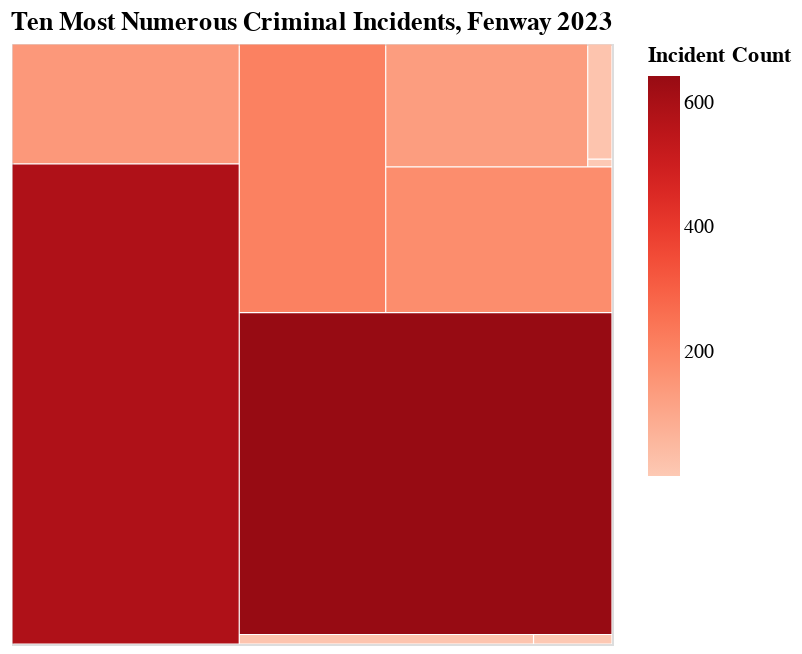

The notebook cell saved with this chart:
### Markdown cell above
### Fenway

### Code cell
fenway_treemap = alt.Chart(fen_output_json).mark_rect().encode(
    x=alt.X('x:Q', axis=None),
    x2='x2:Q',
    y=alt.Y('y:Q', axis=None),
    y2='y2:Q',
    color=alt.Color('Incident Count:Q', scale=alt.Scale(scheme="reds")),
    tooltip=['Category:N', 'Incident Count:Q']
).properties(
    title='Ten Most Numerous Criminal Incidents, Fenway 2023',
    width=300,
    height=300
)

fenway_treemap.save('treemap_fenway.html')
fenway_treemap

### Figure 1 — Vega-Lite specification as saved in the notebook (floating-point values rounded to 4 significant figures)
{"config": {"view": {"continuousWidth": 400, "continuousHeight": 300}}, "data": {"name": "data-841cc55b700c62a54602513742d6e032"}, "mark": "rect", "encoding": {"color": {"field": "Incident Count", "scale": {"scheme": "reds"}, "type": "quantitative"}, "tooltip": [{"field": "Category", "type": "nominal"}, {"field": "Incident Count", "type": "quantitative"}], "x": {"axis": null, "field": "x", "type": "quantitative"}, "x2": {"field": "x2"}, "y": {"axis": null, "field": "y", "type": "quantitative"}, "y2": {"field": "y2"}}, "height": 300, "title": "Ten Most Numerous Criminal Incidents, Fenway 2023", "width": 300, "$schema": "https://vega.github.io/schema/vega-lite/v4.17.0.json", "datasets": {"data-841cc55b700c62a54602513742d6e032": [{"Category": "Accidental Injury", "Incident Count": 585, "x": 1.0, "y": 1.0, "dx": 376.8, "dy": 798.3, "x2": 377.8, "y2": 799.3}, {"Category": "Alcohol & Narcotics", "Incident Count": 146, "x": 1.0, "y": 801.3, "dx": 376.8, "dy": 197.7, "x2": 377.8, "y2": 999.0}, {"Category": "Animal Related", "Incident Count": 15, "x": 379.8, "y": 1.0, "dx": 488.5, "dy": 13.85, "x2": 868.2, "y2": 14.85}, {"Category": "Arson", "Incident Count": 4, "x": 870.2, "y": 1.0, "dx": 128.8, "dy": 13.85, "x2": 999.0, "y2": 14.85}, {"Category": "Assault", "Incident Count": 643, "x": 379.8, "y": 16.85, "dx": 619.2, "dy": 534.3, "x2": 999.0, "y2": 551.1}, {"Category": "Auto Law Violation", "Incident Count": 211, "x": 379.8, "y": 553.1, "dx": 242.1, "dy": 445.9, "x2": 621.9, "y2": 999.0}, {"Category": "Auto Theft", "Incident Count": 177, "x": 623.9, "y": 553.1, "dx": 375.1, "dy": 241.2, "x2": 999.0, "y2": 794.3}, {"Category": "Breaking & Entering", "Incident Count": 133, "x": 623.9, "y": 796.3, "dx": 334.6, "dy": 202.7, "x2": 958.5, "y2": 999.0}, {"Category": "Child Requiring Assistance", "Incident Count": 1, "x": 960.5, "y": 796.3, "dx": 38.5, "dy": 10.79, "x2": 999.0, "y2": 807.1}, {"Category": "Extortion", "Incident Count": 15, "x": 960.5, "y": 809.1, "dx": 38.5, "dy": 189.9, "x2": 999.0, "y2": 999.0}]}}
